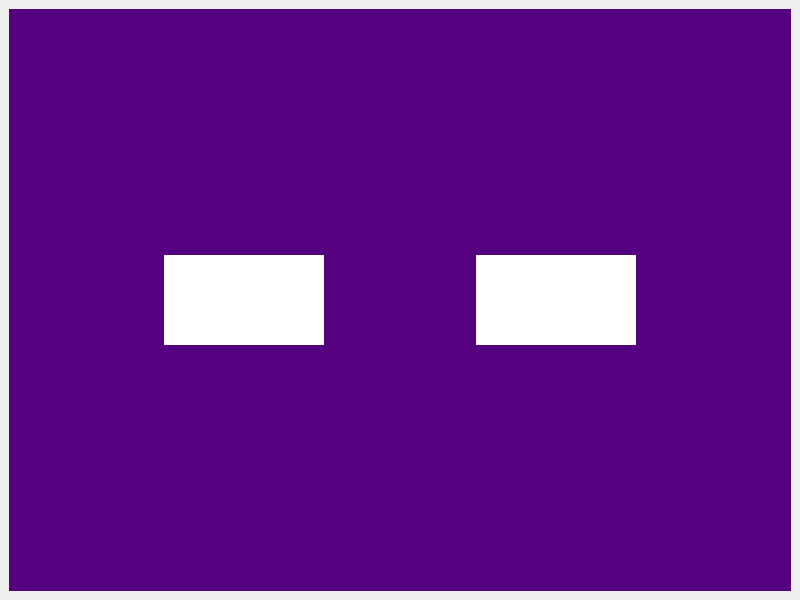
<?xml version="1.0" encoding="UTF-8"?>
<ui version="4.0">
 <class>MainWindow</class>
 <widget class="QMainWindow" name="MainWindow">
  <property name="geometry">
   <rect>
    <x>0</x>
    <y>0</y>
    <width>800</width>
    <height>600</height>
   </rect>
  </property>
  <property name="windowTitle">
   <string>MainWindow</string>
  </property>
  <widget class="QWidget" name="centralwidget">
   <layout class="QGridLayout" name="gridLayout">
    <item row="0" column="0">
     <widget class="QWidget" name="layoutWid" native="true">
      <property name="styleSheet">
       <string notr="true">background-color: rgb(85, 0, 127);</string>
      </property>
      <layout class="QGridLayout" name="gridLayout_2">
       <item row="1" column="0">
        <spacer name="horizontalSpacer">
         <property name="orientation">
          <enum>Qt::Horizontal</enum>
         </property>
         <property name="sizeHint" stdset="0">
          <size>
           <width>133</width>
           <height>20</height>
          </size>
         </property>
        </spacer>
       </item>
       <item row="1" column="3">
        <widget class="QWidget" name="widget_3" native="true">
         <property name="minimumSize">
          <size>
           <width>160</width>
           <height>90</height>
          </size>
         </property>
         <property name="styleSheet">
          <string notr="true">background-color: rgb(255, 255, 255);</string>
         </property>
        </widget>
       </item>
       <item row="3" column="2">
        <spacer name="verticalSpacer">
         <property name="orientation">
          <enum>Qt::Vertical</enum>
         </property>
         <property name="sizeHint" stdset="0">
          <size>
           <width>20</width>
           <height>40</height>
          </size>
         </property>
        </spacer>
       </item>
       <item row="1" column="4">
        <spacer name="horizontalSpacer_2">
         <property name="orientation">
          <enum>Qt::Horizontal</enum>
         </property>
         <property name="sizeHint" stdset="0">
          <size>
           <width>40</width>
           <height>20</height>
          </size>
         </property>
        </spacer>
       </item>
       <item row="1" column="1">
        <widget class="QWidget" name="widget_2" native="true">
         <property name="minimumSize">
          <size>
           <width>160</width>
           <height>90</height>
          </size>
         </property>
         <property name="styleSheet">
          <string notr="true">background-color: rgb(255, 255, 255);</string>
         </property>
        </widget>
       </item>
       <item row="1" column="2">
        <spacer name="horizontalSpacer_3">
         <property name="orientation">
          <enum>Qt::Horizontal</enum>
         </property>
         <property name="sizeHint" stdset="0">
          <size>
           <width>40</width>
           <height>20</height>
          </size>
         </property>
        </spacer>
       </item>
       <item row="0" column="2">
        <spacer name="verticalSpacer_2">
         <property name="orientation">
          <enum>Qt::Vertical</enum>
         </property>
         <property name="sizeHint" stdset="0">
          <size>
           <width>20</width>
           <height>40</height>
          </size>
         </property>
        </spacer>
       </item>
      </layout>
     </widget>
    </item>
   </layout>
  </widget>
 </widget>
 <resources/>
 <connections/>
</ui>
